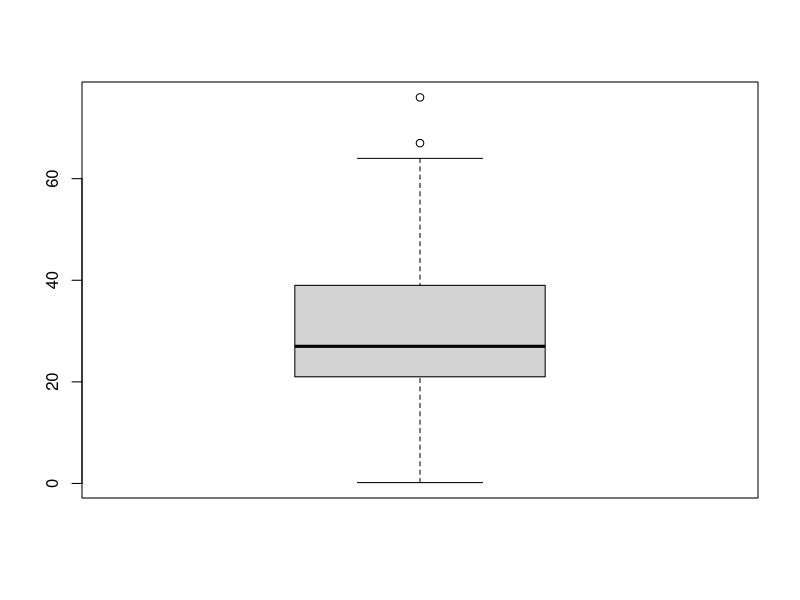
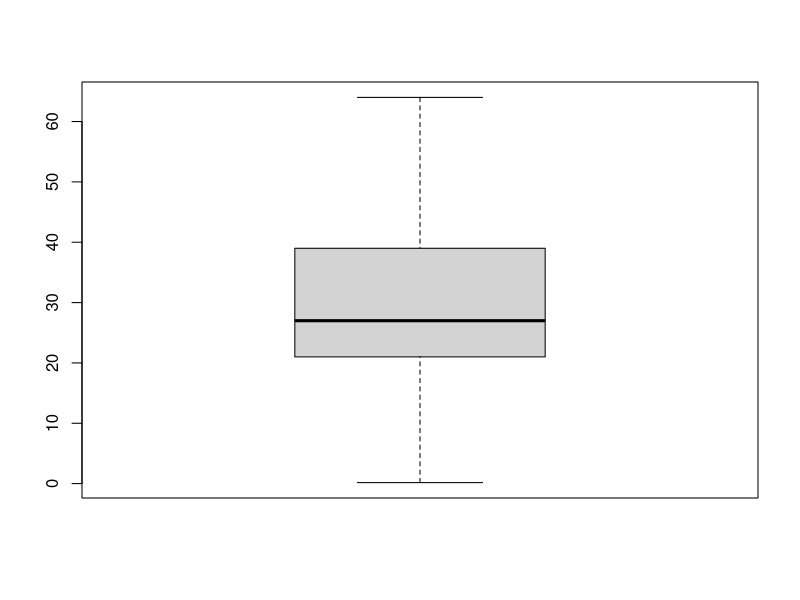
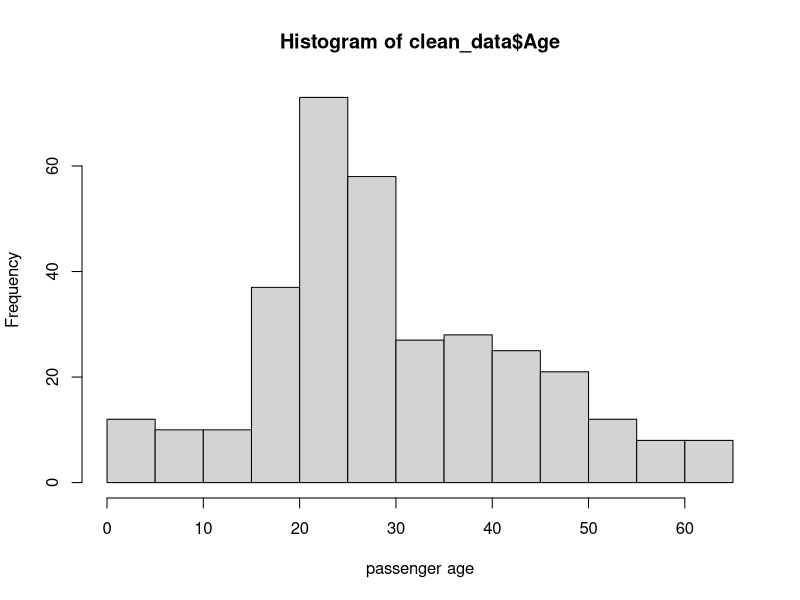

These charts were generated, in order, by the following R code: (Note: this script raises an error after producing the figures.)
#setwd("D:\\Programing\\universty programs\\Rlang\\Forward-DS-project")
setwd("C:/Users/divos/Documents/R/forward-project")#youssef
getwd()
myData <- read.csv("Titanic.csv")

print(which(duplicated(myData)))
is.na(myData)

myData <- na.omit(myData)
print(which(is.na(myData)))

age_outliers <- boxplot(myData$Age)$out

clean_data <- myData[-which(myData$Age %in% age_outliers),]
boxplot(clean_data$Age)


hist(clean_data$Age, xlab = "passenger age")# age freq


survival_females = count(clean_data[which(clean_data$Gender == "female" & clean_data$Survived == 1), ])
survival_males = count(clean_data[which(clean_data$Gender == "male" & clean_data$Survived == 1), ])


pie(c(survival_males, survival_females), main = 'survivals in terms of gender')
